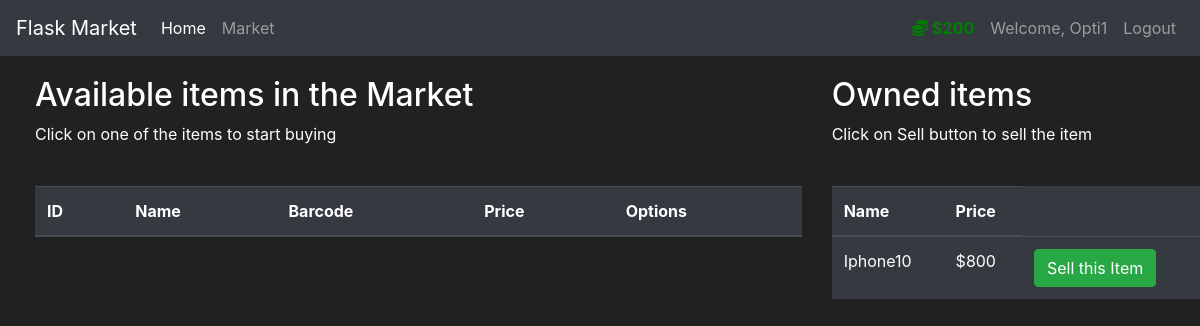
The page /market (signed in) on the database its author committed.
### market/models.py (models this page shows, shortened)
class User(db.Model, UserMixin):
    id = db.Column(db.Integer(), primary_key=True)
    username = db.Column(db.String(length=30), nullable=False, unique=True)
    email_address = db.Column(db.String(length=50), nullable=False, unique=True)
    password_hash = db.Column(db.String(length=60), nullable=False)
    budget = db.Column(db.Integer(), nullable=False, default=1000)
    items = db.relationship('Item', backref='owned_user', lazy=True)
    @property
    def prettier_budget(self):
        if len(str(self.budget)) >= 4:
            s_budget = str(self.budget)[-1]
            for i in range(len(str(self.budget)) - 2, -1, -1):
                if i % 3 == 0:
                    s_budget += ','
                s_budget += str(self.budget)[i]
            return f"${s_budget[::-1]}"
        else:
            return f"${self.budget}"
    @property
    def password(self):
        return self.password

class Item(db.Model):
    id = db.Column(db.Integer(), primary_key=True)
    name = db.Column(db.String(length=30), nullable=False, unique=True)
    price = db.Column(db.Integer(), nullable=False)
    barcode = db.Column(db.String(length=12), nullable=False, unique=True)
    description = db.Column(db.String(length=1024), nullable=False, unique=True)
    owner = db.Column(db.Integer(), db.ForeignKey('user.id'))

### market/routes.py (the view, shortened to what this page needs)
@app.route('/market', methods=['GET', 'POST'])
@login_required
def market_page():
    purchase_form = PurchaseItemForm()
    sell_form = SellItemForm()
    if request.method == "GET":
        items = Item.query.filter_by(owner=None)
        owned_items = Item.query.filter_by(owner=current_user.id)
        print(owned_items)
        return render_template('market.html',
                               items=items,
                               owned_items=owned_items,
                               purchase_form=purchase_form
                               )

### market/models.py (called while the page is built)
@login_manager.user_loader
def load_user(user_id):
    return User.query.get(int(user_id))

### market/templates/market.html (shortened to what this page needs)
{% extends 'base.html' %}
{% block content %}
<div class="row" style="margin-top:20px; margin-left:20px">
    <div class="col-8">
        <h2>Available items in the Market</h2>
        <p>Click on one of the items to start buying</p>
        <br>
        <table class="table table-hover table-dark">
            <thead>
            <tr>
                <th scope="col">ID</th>
                <th scope="col">Name</th>
                <th scope="col">Barcode</th>
                <th scope="col">Price</th>
                <th scope="col">Options</th>
            </tr>
            </thead>
        </table>
    </div>
    <div class="col-4">
        <h2>Owned items</h2>
        <p>Click on Sell button to sell the item</p>
        <br>
        <table class="table table-hover table-dark">
            <thead>
            <tr>
                <th scope="col">Name</th>
                <th scope="col">Price</th>
            </tr>
            </thead>
            <tbody>
            {% for item in owned_items %}
            <tr>
                <td>{{ item.name }}</td>
                <td>${{ item.price }}</td>
                <td>
                    <button class="btn btn-outline btn-success" data-toggle="modal" data-target="#Modal-SellConfirm-{{ item.id }}">Sell this Item</button>
                </td>
            </tr>
            {% endfor %}
            </tbody>
        </table>
    </div>
</div>
{% endblock %}

### market/templates/base.html (shortened to what this page needs)
<!doctype html>
<html lang="en">
   <head>
      <link rel="stylesheet" href="https://cdn.jsdelivr.net/npm/bootstrap@4.5.3/dist/css/bootstrap.min.css">
   </head>
   <body>
    <nav class="navbar navbar-expand-md navbar-dark bg-dark">
      <a class="navbar-brand" href="#">Flask Market</a>
      <div class="collapse navbar-collapse" id="navbarNav">
        <ul class="navbar-nav mr-auto">
            <li class="nav-item active">
                <a class="nav-link" href="{{ url_for('home_page') }}">Home <span class="sr-only">(current)</span></a>
            </li>
            <li class="nav-item">
                <a class="nav-link" href="{{ url_for('market_page') }}">Market</a>
            </li>
        </ul>
        {% if current_user.is_authenticated %}
            <ul class="navbar-nav">
                <li class="nav-item">
                    <a class="nav-link" style="color: green; font-weight: bold">
                        <i class="fas fa-coins"></i>
                    </a>
                </li>
                <li class="nav-item">
                    <a class="nav-link">Welcome, {{ current_user.username }}</a>
                </li>
                <li class="nav-item">
                    <a class="nav-link" href="{{ url_for('logout_page') }}">Logout</a>
                </li>
            </ul>
        {% endif %}
      </div>
    </nav>
        {% block content %}
        {% endblock %}
   </body>
</html>

### market/templates/base.html (style rules this page uses)
body { background-color: #212121; color: white }

### rows shown on the page
User: username "Opti1"
Item: name "Iphone10", price "800"
